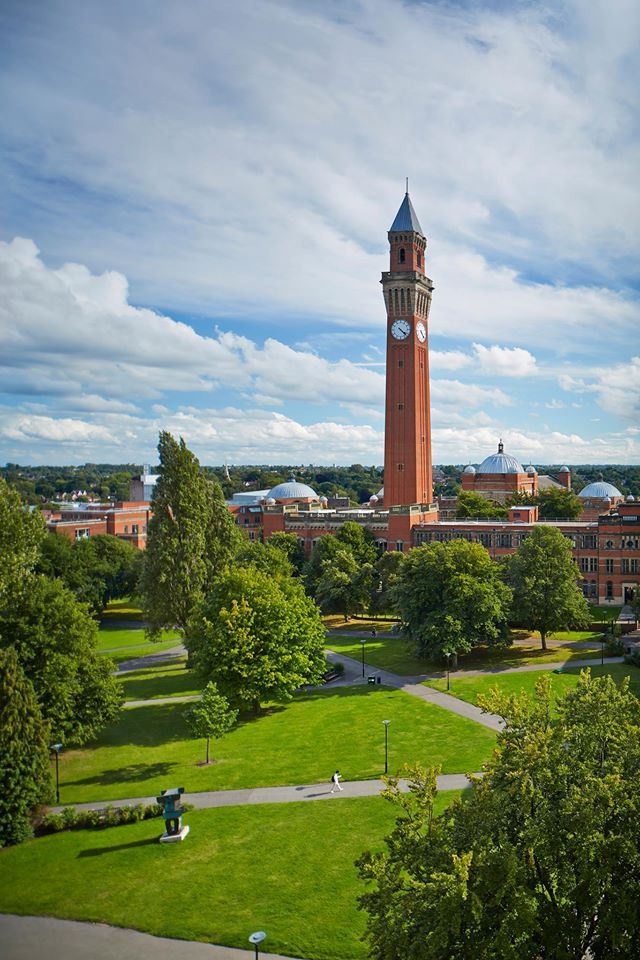
#> input picture Data 06 30213/Bhamimage.jpeg, 640 x 960 px
$ jupyter execute task3.ipynb
#> lines starting #> are read from the running program, lines starting #| are printed output that depends on the picture; after the words box and inside, x2 and y2 are one past the last pixel; in counts of white or black regions, pixels touching at a corner belong together
# Task 3

# Canny Edge Detection and Hough Transform

[cell 1]
# Importing necessary libraries
import skimage
from skimage.color import rgb2gray

import scipy
import scipy.signal

from matplotlib import pyplot as plt

import numpy as np
from skimage.feature import canny
from skimage.transform import hough_line, hough_line_peaks

import cv2

[cell 2]
img = skimage.io.imread('Data 06 30213/Bhamimage.jpeg')
#> img is the input picture: shape (960, 640, 3); mean R, G, B 123.6, 137.8, 116.8

[cell 3]
# Function 2

def display_single(image, title=None, is_gray=True):

    plt.imshow(image, cmap='gray')
    if title:
        plt.title(title)
    plt.axis('off')
    plt.show()

[cell 4]
display_single(img)

[cell 5]
grayscale = rgb2gray(img)
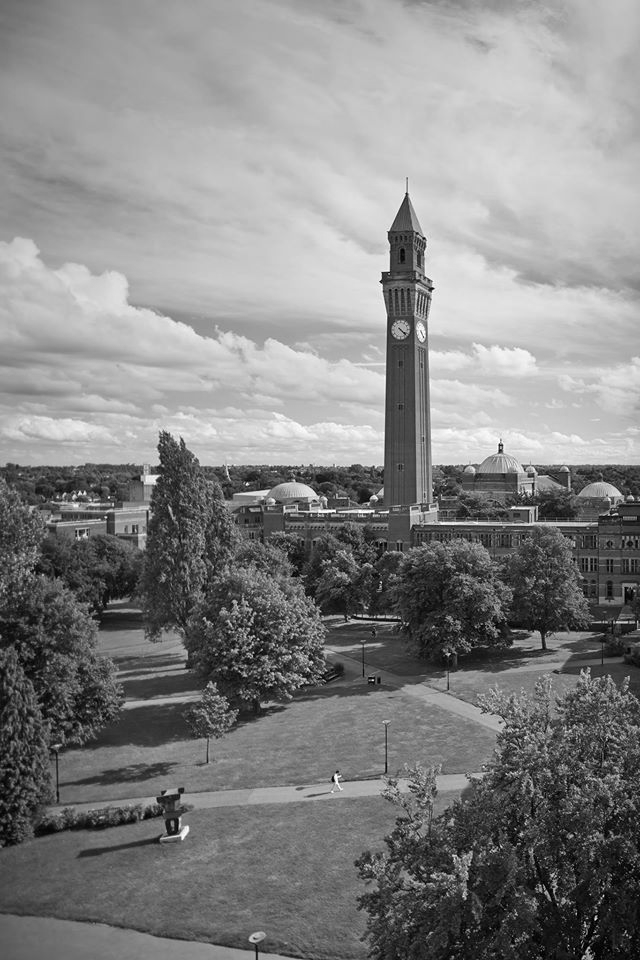
#> grayscale: shape (960, 640) float64; min 0, max 1, mean 0.523
display_single(grayscale)

[cell 6]
l_t = 0.2
canny_img = canny(grayscale, sigma=1, low_threshold=l_t, high_threshold=2*l_t)
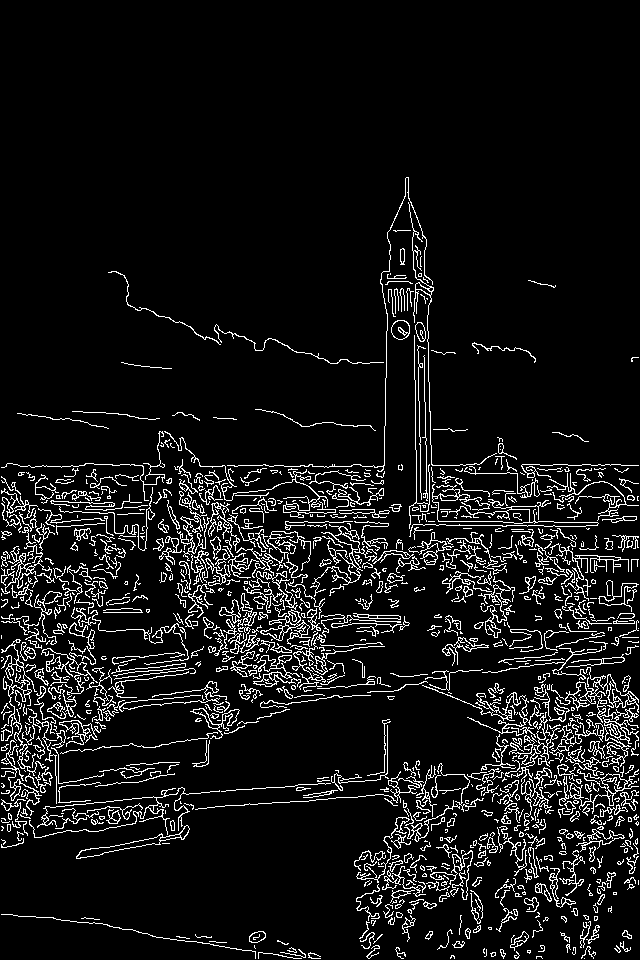
#> canny_img: shape (960, 640) bool; 8.1% white in thin lines or dots, all inside (x1, y1, x2, y2) = (1, 177, 639, 959)
display_single(canny_img)

[cell 7]
angles = np.linspace(-np.pi / 2, np.pi / 2, 360, endpoint=False)
h, theta, d = hough_line(canny_img, theta=angles)
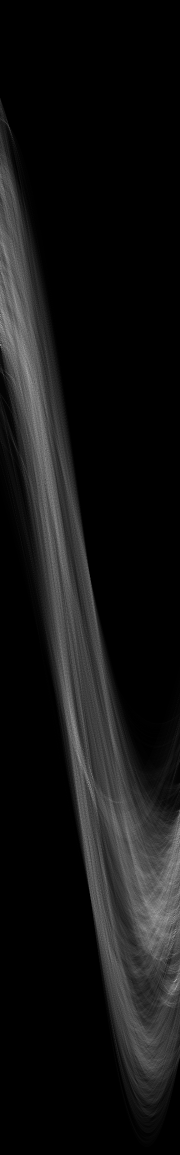
#> h: shape (2309, 360) uint64 (shown at 1/2 size); min 0, max 278, mean 21.5; drawn with min black and max white
#> theta = 360 values from -1.57 to 1.56; d = 2309 values from -1154 to 1154

[cell 8]
accum, angles, dists = hough_line_peaks(h, theta, d, threshold=1, num_peaks=6)
#> accum = [278, 236, 224, 223, 217, 210]; angles = [1.5, -1.55, -0.0349, 1.5, -1.56, 0.0175]; dists = [804, -516, 415, 819, -463, 392]

[cell 9]
angle_step = 0.5 * np.diff(theta).mean()
#> angle_step = 0.00436
d_step = 0.5 * np.diff(d).mean()
#> d_step = 0.5
bounds = [np.rad2deg(theta[0] - angle_step),
          np.rad2deg(theta[-1] + angle_step),
          d[-1] + d_step, d[0] - d_step]
#> bounds = [-90.25, 89.75, 1154.5, -1154.5]

[cell 10]
# Configure the figure
fig, axes = plt.subplots(1, 3, figsize=(16, 5))
ax = axes.ravel()

ax[0].imshow(canny_img, cmap='gray')
ax[0].set_title('Detected Edges')
ax[0].set_axis_off()

for i in range(0, len(angles)):
    ax[1].plot(np.rad2deg(angles[i]), dists[i], 'ro')
#> this loop made 6 passes

ax[1].imshow(np.log(1 + h), extent=bounds, cmap='gray', aspect=0.1)

ax[1].set_title('Hough transform')
ax[1].set_xlabel('Angles (degrees)')
ax[1].set_ylabel('Distance (pixels)')

ax[1].axis('auto')
ax[1].set_xlim(0, 50)

# Plot Figure 3: Detected Lines
for i in range(0, len(angles)):
    (x0, y0) = dists[i] * np.array([np.cos(angles[i]), np.sin(angles[i])])
    ax[2].axline((x0, y0), slope=np.tan(
        angles[i] + np.pi/2), color="red", linewidth=3)
#> this loop made 6 passes
#> (x0, y0) on passes 1 to 6: (56.08, 802), (-9.01, 515.9), (414.7, -14.48), (57.13, 817), (-4.04, 463), (391.9, 6.84)

ax[2].set_ylim((img.shape[0], 0))
ax[2].set_axis_off()
ax[2].set_title('Detected lines')

skimage.io.imshow(img)
plt.show()
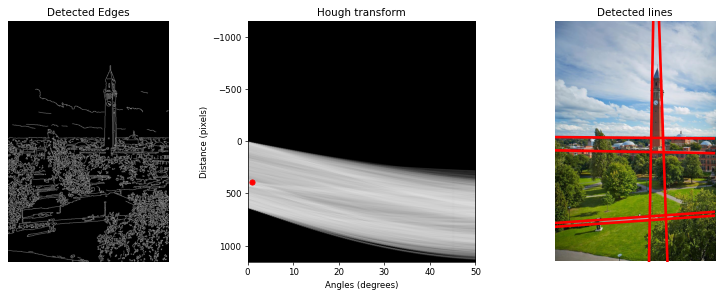
#> figure drawn by matplotlib, 3 panels

[cell 11]
display_single(img)
